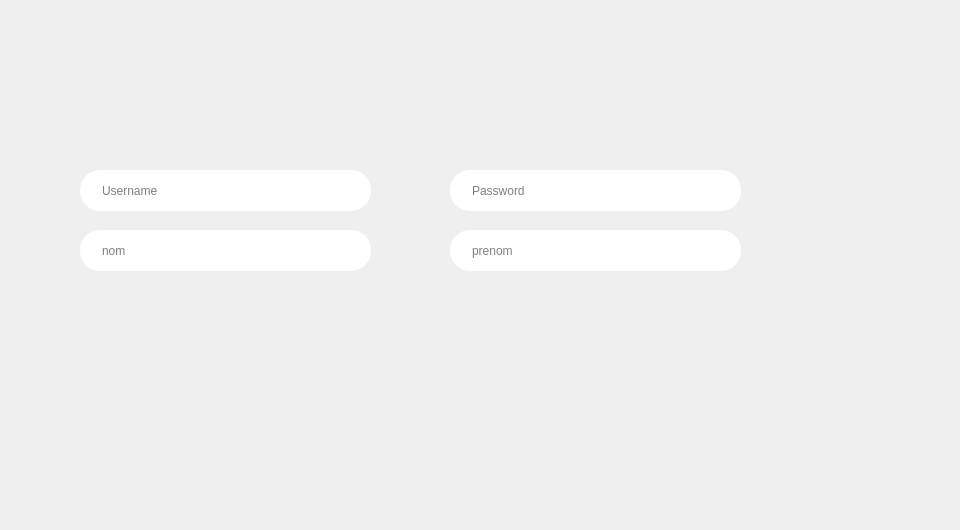
    <widget class="QWidget" name="page_3">
     <widget class="QPushButton" name="backButton">
      <property name="geometry">
       <rect>
        <x>70</x>
        <y>290</y>
        <width>101</width>
        <height>21</height>
       </rect>
      </property>
      <property name="styleSheet">
       <string notr="true">background-color: transparent;
background: none;
border: none;
border-image: url(:/img_mus/return.png);
background-repeat: none;
</string>
      </property>
      <property name="text">
       <string/>
      </property>
     </widget>
     <widget class="QLineEdit" name="usernamesign">
      <property name="geometry">
       <rect>
        <x>80</x>
        <y>170</y>
        <width>291</width>
        <height>41</height>
       </rect>
      </property>
      <property name="palette">
       <palette>
        <active>
         <colorrole role="WindowText">
          <brush brushstyle="SolidPattern">
           <color alpha="255">
            <red>0</red>
            <green>0</green>
            <blue>0</blue>
           </color>
          </brush>
         </colorrole>
         <colorrole role="Button">
          <brush brushstyle="SolidPattern">
           <color alpha="255">
            <red>51</red>
            <green>51</green>
            <blue>51</blue>
           </color>
          </brush>
         </colorrole>
         <colorrole role="Text">
          <brush brushstyle="SolidPattern">
           <color alpha="255">
            <red>0</red>
            <green>0</green>
            <blue>0</blue>
           </color>
          </brush>
         </colorrole>
         <colorrole role="ButtonText">
          <brush brushstyle="SolidPattern">
           <color alpha="255">
            <red>0</red>
            <green>0</green>
            <blue>0</blue>
           </color>
          </brush>
         </colorrole>
         <colorrole role="Base">
          <brush brushstyle="SolidPattern">
           <color alpha="255">
            <red>51</red>
            <green>51</green>
            <blue>51</blue>
           </color>
          </brush>
         </colorrole>
         <colorrole role="Window">
          <brush brushstyle="SolidPattern">
           <color alpha="255">
            <red>51</red>
            <green>51</green>
            <blue>51</blue>
           </color>
          </brush>
         </colorrole>
         <colorrole role="PlaceholderText">
          <brush brushstyle="NoBrush">
           <color alpha="128">
            <red>0</red>
            <green>0</green>
            <blue>0</blue>
           </color>
          </brush>
         </colorrole>
        </active>
        <inactive>
         <colorrole role="WindowText">
          <brush brushstyle="SolidPattern">
           <color alpha="255">
            <red>0</red>
            <green>0</green>
            <blue>0</blue>
           </color>
          </brush>
         </colorrole>
         <colorrole role="Button">
          <brush brushstyle="SolidPattern">
           <color alpha="255">
            <red>51</red>
            <green>51</green>
            <blue>51</blue>
           </color>
          </brush>
         </colorrole>
         <colorrole role="Text">
          <brush brushstyle="SolidPattern">
           <color alpha="255">
            <red>0</red>
            <green>0</green>
            <blue>0</blue>
           </color>
          </brush>
         </colorrole>
         <colorrole role="ButtonText">
          <brush brushstyle="SolidPattern">
           <color alpha="255">
            <red>0</red>
            <green>0</green>
            <blue>0</blue>
           </color>
          </brush>
         </colorrole>
         <colorrole role="Base">
          <brush brushstyle="SolidPattern">
           <color alpha="255">
            <red>51</red>
            <green>51</green>
            <blue>51</blue>
           </color>
          </brush>
         </colorrole>
         <colorrole role="Window">
          <brush brushstyle="SolidPattern">
           <color alpha="255">
            <red>51</red>
            <green>51</green>
            <blue>51</blue>
           </color>
          </brush>
         </colorrole>
         <colorrole role="PlaceholderText">
          <brush brushstyle="NoBrush">
           <color alpha="128">
            <red>0</red>
            <green>0</green>
            <blue>0</blue>
           </color>
          </brush>
         </colorrole>
        </inactive>
        <disabled>
         <colorrole role="WindowText">
          <brush brushstyle="SolidPattern">
           <color alpha="255">
            <red>0</red>
            <green>0</green>
            <blue>0</blue>
           </color>
          </brush>
         </colorrole>
         <colorrole role="Button">
          <brush brushstyle="SolidPattern">
           <color alpha="255">
            <red>51</red>
            <green>51</green>
            <blue>51</blue>
           </color>
          </brush>
         </colorrole>
         <colorrole role="Text">
          <brush brushstyle="SolidPattern">
           <color alpha="255">
            <red>0</red>
            <green>0</green>
            <blue>0</blue>
           </color>
          </brush>
         </colorrole>
         <colorrole role="ButtonText">
          <brush brushstyle="SolidPattern">
           <color alpha="255">
            <red>0</red>
            <green>0</green>
            <blue>0</blue>
           </color>
          </brush>
         </colorrole>
         <colorrole role="Base">
          <brush brushstyle="SolidPattern">
           <color alpha="255">
            <red>51</red>
            <green>51</green>
            <blue>51</blue>
           </color>
          </brush>
         </colorrole>
         <colorrole role="Window">
          <brush brushstyle="SolidPattern">
           <color alpha="255">
            <red>51</red>
            <green>51</green>
            <blue>51</blue>
           </color>
          </brush>
         </colorrole>
         <colorrole role="PlaceholderText">
          <brush brushstyle="NoBrush">
           <color alpha="128">
            <red>0</red>
            <green>0</green>
            <blue>0</blue>
           </color>
          </brush>
         </colorrole>
        </disabled>
       </palette>
      </property>
      <property name="font">
       <font>
        <kerning>true</kerning>
       </font>
      </property>
      <property name="layoutDirection">
       <enum>Qt::LeftToRight</enum>
      </property>
      <property name="styleSheet">
       <string notr="true">padding-left: 20px;
padding-right: 20px;
border-radius: 20px;
color: rgb(0, 0, 0);</string>
      </property>
      <property name="text">
       <string/>
      </property>
      <property name="frame">
       <bool>false</bool>
      </property>
      <property name="cursorPosition">
       <number>0</number>
      </property>
      <property name="placeholderText">
       <string>Username</string>
      </property>
     </widget>
     <widget class="QLineEdit" name="nomsign">
      <property name="geometry">
       <rect>
        <x>80</x>
        <y>230</y>
        <width>291</width>
        <height>41</height>
       </rect>
      </property>
      <property name="palette">
       <palette>
        <active>
         <colorrole role="WindowText">
          <brush brushstyle="SolidPattern">
           <color alpha="255">
            <red>0</red>
            <green>0</green>
            <blue>0</blue>
           </color>
          </brush>
         </colorrole>
         <colorrole role="Button">
          <brush brushstyle="SolidPattern">
           <color alpha="255">
            <red>51</red>
            <green>51</green>
            <blue>51</blue>
           </color>
          </brush>
         </colorrole>
         <colorrole role="Text">
          <brush brushstyle="SolidPattern">
           <color alpha="255">
            <red>0</red>
            <green>0</green>
            <blue>0</blue>
           </color>
          </brush>
         </colorrole>
         <colorrole role="ButtonText">
          <brush brushstyle="SolidPattern">
           <color alpha="255">
            <red>0</red>
            <green>0</green>
            <blue>0</blue>
           </color>
          </brush>
         </colorrole>
         <colorrole role="Base">
          <brush brushstyle="SolidPattern">
           <color alpha="255">
            <red>51</red>
            <green>51</green>
            <blue>51</blue>
           </color>
          </brush>
         </colorrole>
         <colorrole role="Window">
          <brush brushstyle="SolidPattern">
           <color alpha="255">
            <red>51</red>
            <green>51</green>
            <blue>51</blue>
           </color>
          </brush>
         </colorrole>
         <colorrole role="PlaceholderText">
          <brush brushstyle="NoBrush">
           <color alpha="128">
            <red>0</red>
            <green>0</green>
            <blue>0</blue>
           </color>
          </brush>
         </colorrole>
        </active>
        <inactive>
         <colorrole role="WindowText">
          <brush brushstyle="SolidPattern">
           <color alpha="255">
            <red>0</red>
            <green>0</green>
            <blue>0</blue>
           </color>
          </brush>
         </colorrole>
         <colorrole role="Button">
          <brush brushstyle="SolidPattern">
           <color alpha="255">
            <red>51</red>
            <green>51</green>
            <blue>51</blue>
           </color>
          </brush>
         </colorrole>
         <colorrole role="Text">
          <brush brushstyle="SolidPattern">
           <color alpha="255">
            <red>0</red>
            <green>0</green>
            <blue>0</blue>
           </color>
          </brush>
         </colorrole>
         <colorrole role="ButtonText">
          <brush brushstyle="SolidPattern">
           <color alpha="255">
            <red>0</red>
            <green>0</green>
            <blue>0</blue>
           </color>
          </brush>
         </colorrole>
         <colorrole role="Base">
          <brush brushstyle="SolidPattern">
           <color alpha="255">
            <red>51</red>
            <green>51</green>
            <blue>51</blue>
           </color>
          </brush>
         </colorrole>
         <colorrole role="Window">
          <brush brushstyle="SolidPattern">
           <color alpha="255">
            <red>51</red>
            <green>51</green>
            <blue>51</blue>
           </color>
          </brush>
         </colorrole>
         <colorrole role="PlaceholderText">
          <brush brushstyle="NoBrush">
           <color alpha="128">
            <red>0</red>
            <green>0</green>
            <blue>0</blue>
           </color>
          </brush>
         </colorrole>
        </inactive>
        <disabled>
         <colorrole role="WindowText">
          <brush brushstyle="SolidPattern">
           <color alpha="255">
            <red>0</red>
            <green>0</green>
            <blue>0</blue>
           </color>
          </brush>
         </colorrole>
         <colorrole role="Button">
          <brush brushstyle="SolidPattern">
           <color alpha="255">
            <red>51</red>
            <green>51</green>
            <blue>51</blue>
           </color>
          </brush>
         </colorrole>
         <colorrole role="Text">
          <brush brushstyle="SolidPattern">
           <color alpha="255">
            <red>0</red>
            <green>0</green>
            <blue>0</blue>
           </color>
          </brush>
         </colorrole>
         <colorrole role="ButtonText">
          <brush brushstyle="SolidPattern">
           <color alpha="255">
            <red>0</red>
            <green>0</green>
            <blue>0</blue>
           </color>
          </brush>
         </colorrole>
         <colorrole role="Base">
          <brush brushstyle="SolidPattern">
           <color alpha="255">
            <red>51</red>
            <green>51</green>
            <blue>51</blue>
           </color>
          </brush>
         </colorrole>
         <colorrole role="Window">
          <brush brushstyle="SolidPattern">
           <color alpha="255">
            <red>51</red>
            <green>51</green>
            <blue>51</blue>
           </color>
          </brush>
         </colorrole>
         <colorrole role="PlaceholderText">
          <brush brushstyle="NoBrush">
           <color alpha="128">
            <red>0</red>
            <green>0</green>
            <blue>0</blue>
           </color>
          </brush>
         </colorrole>
        </disabled>
       </palette>
      </property>
      <property name="font">
       <font>
        <kerning>true</kerning>
       </font>
      </property>
      <property name="layoutDirection">
       <enum>Qt::LeftToRight</enum>
      </property>
      <property name="styleSheet">
       <string notr="true">padding-left: 20px;
padding-right: 20px;
border-radius: 20px;
color: rgb(0, 0, 0);</string>
      </property>
      <property name="inputMethodHints">
       <set>Qt::ImhNone</set>
      </property>
      <property name="inputMask">
       <string/>
      </property>
      <property name="text">
       <string/>
      </property>
      <property name="frame">
       <bool>false</bool>
      </property>
      <property name="cursorPosition">
       <number>0</number>
      </property>
      <property name="placeholderText">
       <string>nom</string>
      </property>
     </widget>
     <widget class="QPushButton" name="completeRegButton">
      <property name="geometry">
       <rect>
        <x>590</x>
        <y>290</y>
        <width>171</width>
        <height>21</height>
       </rect>
      </property>
      <property name="styleSheet">
       <string notr="true">background-color: transparent;
background: none;
border: none;
background-repeat: none;
border-image: url(:/img_mus/done.png);
</string>
      </property>
      <property name="text">
       <string/>
      </property>
     </widget>
     <widget class="QLineEdit" name="prenomsign">
      <property name="geometry">
       <rect>
        <x>450</x>
        <y>230</y>
        <width>291</width>
        <height>41</height>
       </rect>
      </property>
      <property name="palette">
       <palette>
        <active>
         <colorrole role="WindowText">
          <brush brushstyle="SolidPattern">
           <color alpha="255">
            <red>0</red>
            <green>0</green>
            <blue>0</blue>
           </color>
          </brush>
         </colorrole>
         <colorrole role="Button">
          <brush brushstyle="SolidPattern">
           <color alpha="255">
            <red>51</red>
            <green>51</green>
            <blue>51</blue>
           </color>
          </brush>
         </colorrole>
         <colorrole role="Text">
          <brush brushstyle="SolidPattern">
           <color alpha="255">
            <red>0</red>
            <green>0</green>
            <blue>0</blue>
           </color>
          </brush>
         </colorrole>
         <colorrole role="ButtonText">
          <brush brushstyle="SolidPattern">
           <color alpha="255">
            <red>0</red>
            <green>0</green>
            <blue>0</blue>
           </color>
          </brush>
         </colorrole>
         <colorrole role="Base">
          <brush brushstyle="SolidPattern">
           <color alpha="255">
            <red>51</red>
            <green>51</green>
            <blue>51</blue>
           </color>
          </brush>
         </colorrole>
         <colorrole role="Window">
          <brush brushstyle="SolidPattern">
           <color alpha="255">
            <red>51</red>
            <green>51</green>
            <blue>51</blue>
           </color>
          </brush>
         </colorrole>
         <colorrole role="PlaceholderText">
          <brush brushstyle="NoBrush">
           <color alpha="128">
            <red>0</red>
            <green>0</green>
            <blue>0</blue>
           </color>
          </brush>
         </colorrole>
        </active>
        <inactive>
         <colorrole role="WindowText">
          <brush brushstyle="SolidPattern">
           <color alpha="255">
            <red>0</red>
            <green>0</green>
            <blue>0</blue>
           </color>
          </brush>
         </colorrole>
         <colorrole role="Button">
          <brush brushstyle="SolidPattern">
           <color alpha="255">
            <red>51</red>
            <green>51</green>
            <blue>51</blue>
           </color>
          </brush>
         </colorrole>
         <colorrole role="Text">
          <brush brushstyle="SolidPattern">
           <color alpha="255">
            <red>0</red>
            <green>0</green>
            <blue>0</blue>
           </color>
          </brush>
         </colorrole>
         <colorrole role="ButtonText">
          <brush brushstyle="SolidPattern">
           <color alpha="255">
            <red>0</red>
            <green>0</green>
            <blue>0</blue>
           </color>
          </brush>
         </colorrole>
         <colorrole role="Base">
          <brush brushstyle="SolidPattern">
           <color alpha="255">
            <red>51</red>
            <green>51</green>
            <blue>51</blue>
           </color>
          </brush>
         </colorrole>
         <colorrole role="Window">
          <brush brushstyle="SolidPattern">
           <color alpha="255">
            <red>51</red>
            <green>51</green>
            <blue>51</blue>
           </color>
          </brush>
         </colorrole>
         <colorrole role="PlaceholderText">
          <brush brushstyle="NoBrush">
           <color alpha="128">
            <red>0</red>
            <green>0</green>
            <blue>0</blue>
           </color>
          </brush>
         </colorrole>
        </inactive>
        <disabled>
         <colorrole role="WindowText">
          <brush brushstyle="SolidPattern">
           <color alpha="255">
            <red>0</red>
            <green>0</green>
            <blue>0</blue>
           </color>
          </brush>
         </colorrole>
         <colorrole role="Button">
          <brush brushstyle="SolidPattern">
           <color alpha="255">
            <red>51</red>
            <green>51</green>
            <blue>51</blue>
           </color>
          </brush>
         </colorrole>
         <colorrole role="Text">
          <brush brushstyle="SolidPattern">
           <color alpha="255">
            <red>0</red>
            <green>0</green>
            <blue>0</blue>
           </color>
          </brush>
         </colorrole>
         <colorrole role="ButtonText">
          <brush brushstyle="SolidPattern">
           <color alpha="255">
            <red>0</red>
            <green>0</green>
            <blue>0</blue>
           </color>
          </brush>
         </colorrole>
         <colorrole role="Base">
          <brush brushstyle="SolidPattern">
           <color alpha="255">
            <red>51</red>
            <green>51</green>
            <blue>51</blue>
           </color>
          </brush>
         </colorrole>
         <colorrole role="Window">
          <brush brushstyle="SolidPattern">
           <color alpha="255">
            <red>51</red>
            <green>51</green>
            <blue>51</blue>
           </color>
          </brush>
         </colorrole>
         <colorrole role="PlaceholderText">
          <brush brushstyle="NoBrush">
           <color alpha="128">
            <red>0</red>
            <green>0</green>
            <blue>0</blue>
           </color>
          </brush>
         </colorrole>
        </disabled>
       </palette>
      </property>
      <property name="font">
       <font>
        <kerning>true</kerning>
       </font>
      </property>
      <property name="layoutDirection">
       <enum>Qt::LeftToRight</enum>
      </property>
      <property name="styleSheet">
       <string notr="true">padding-left: 20px;
padding-right: 20px;
border-radius: 20px;
color: rgb(0, 0, 0);</string>
      </property>
      <property name="inputMethodHints">
       <set>Qt::ImhNone</set>
      </property>
      <property name="inputMask">
       <string/>
      </property>
      <property name="text">
       <string/>
      </property>
      <property name="frame">
       <bool>false</bool>
      </property>
      <property name="cursorPosition">
       <number>0</number>
      </property>
      <property name="placeholderText">
       <string>prenom</string>
      </property>
     </widget>
     <widget class="QLineEdit" name="motpasse">
      <property name="geometry">
       <rect>
        <x>450</x>
        <y>170</y>
        <width>291</width>
        <height>41</height>
       </rect>
      </property>
      <property name="palette">
       <palette>
        <active>
         <colorrole role="WindowText">
          <brush brushstyle="SolidPattern">
           <color alpha="255">
            <red>0</red>
            <green>0</green>
            <blue>0</blue>
           </color>
          </brush>
         </colorrole>
         <colorrole role="Button">
          <brush brushstyle="SolidPattern">
           <color alpha="255">
            <red>51</red>
            <green>51</green>
            <blue>51</blue>
           </color>
          </brush>
         </colorrole>
         <colorrole role="Text">
          <brush brushstyle="SolidPattern">
           <color alpha="255">
            <red>0</red>
            <green>0</green>
            <blue>0</blue>
           </color>
          </brush>
         </colorrole>
         <colorrole role="ButtonText">
          <brush brushstyle="SolidPattern">
           <color alpha="255">
            <red>0</red>
            <green>0</green>
            <blue>0</blue>
           </color>
          </brush>
         </colorrole>
         <colorrole role="Base">
          <brush brushstyle="SolidPattern">
           <color alpha="255">
            <red>51</red>
            <green>51</green>
            <blue>51</blue>
           </color>
          </brush>
         </colorrole>
         <colorrole role="Window">
          <brush brushstyle="SolidPattern">
           <color alpha="255">
            <red>51</red>
            <green>51</green>
            <blue>51</blue>
           </color>
          </brush>
         </colorrole>
         <colorrole role="PlaceholderText">
          <brush brushstyle="NoBrush">
           <color alpha="128">
            <red>0</red>
            <green>0</green>
            <blue>0</blue>
           </color>
          </brush>
         </colorrole>
        </active>
        <inactive>
         <colorrole role="WindowText">
          <brush brushstyle="SolidPattern">
           <color alpha="255">
            <red>0</red>
            <green>0</green>
            <blue>0</blue>
           </color>
          </brush>
         </colorrole>
         <colorrole role="Button">
          <brush brushstyle="SolidPattern">
           <color alpha="255">
            <red>51</red>
            <green>51</green>
            <blue>51</blue>
           </color>
          </brush>
         </colorrole>
         <colorrole role="Text">
          <brush brushstyle="SolidPattern">
           <color alpha="255">
            <red>0</red>
            <green>0</green>
            <blue>0</blue>
           </color>
          </brush>
         </colorrole>
         <colorrole role="ButtonText">
          <brush brushstyle="SolidPattern">
           <color alpha="255">
            <red>0</red>
            <green>0</green>
            <blue>0</blue>
           </color>
          </brush>
         </colorrole>
         <colorrole role="Base">
          <brush brushstyle="SolidPattern">
           <color alpha="255">
            <red>51</red>
            <green>51</green>
            <blue>51</blue>
           </color>
          </brush>
         </colorrole>
         <colorrole role="Window">
          <brush brushstyle="SolidPattern">
           <color alpha="255">
            <red>51</red>
            <green>51</green>
            <blue>51</blue>
           </color>
          </brush>
         </colorrole>
         <colorrole role="PlaceholderText">
          <brush brushstyle="NoBrush">
           <color alpha="128">
            <red>0</red>
            <green>0</green>
            <blue>0</blue>
           </color>
          </brush>
         </colorrole>
        </inactive>
        <disabled>
         <colorrole role="WindowText">
          <brush brushstyle="SolidPattern">
           <color alpha="255">
            <red>0</red>
            <green>0</green>
            <blue>0</blue>
           </color>
          </brush>
         </colorrole>
         <colorrole role="Button">
          <brush brushstyle="SolidPattern">
           <color alpha="255">
            <red>51</red>
            <green>51</green>
            <blue>51</blue>
           </color>
          </brush>
         </colorrole>
         <colorrole role="Text">
          <brush brushstyle="SolidPattern">
           <color alpha="255">
            <red>0</red>
            <green>0</green>
            <blue>0</blue>
           </color>
          </brush>
         </colorrole>
         <colorrole role="ButtonText">
          <brush brushstyle="SolidPattern">
           <color alpha="255">
            <red>0</red>
            <green>0</green>
            <blue>0</blue>
           </color>
          </brush>
         </colorrole>
         <colorrole role="Base">
          <brush brushstyle="SolidPattern">
           <color alpha="255">
            <red>51</red>
            <green>51</green>
            <blue>51</blue>
           </color>
          </brush>
         </colorrole>
         <colorrole role="Window">
          <brush brushstyle="SolidPattern">
           <color alpha="255">
            <red>51</red>
            <green>51</green>
            <blue>51</blue>
           </color>
          </brush>
         </colorrole>
         <colorrole role="PlaceholderText">
          <brush brushstyle="NoBrush">
           <color alpha="128">
            <red>0</red>
            <green>0</green>
            <blue>0</blue>
           </color>
          </brush>
         </colorrole>
        </disabled>
       </palette>
      </property>
      <property name="font">
       <font>
        <kerning>true</kerning>
       </font>
      </property>
      <property name="layoutDirection">
       <enum>Qt::LeftToRight</enum>
      </property>
      <property name="styleSheet">
       <string notr="true">padding-left: 20px;
padding-right: 20px;
border-radius: 20px;
color: rgb(0, 0, 0);</string>
      </property>
      <property name="inputMethodHints">
       <set>Qt::ImhNone</set>
      </property>
      <property name="inputMask">
       <string/>
      </property>
      <property name="text">
       <string/>
      </property>
      <property name="frame">
       <bool>false</bool>
      </property>
      <property name="cursorPosition">
       <number>0</number>
      </property>
      <property name="placeholderText">
       <string>Password</string>
      </property>
     </widget>
     <widget class="QLabel" name="label_16">
      <property name="geometry">
       <rect>
        <x>350</x>
        <y>50</y>
        <width>171</width>
        <height>121</height>
       </rect>
      </property>
      <property name="text">
       <string/>
      </property>
      <property name="pixmap">
       <pixmap>../../r-01.png</pixmap>
      </property>
     </widget>
     <widget class="QLabel" name="label_19">
      <property name="geometry">
       <rect>
        <x>-50</x>
        <y>-50</y>
        <width>951</width>
        <height>521</height>
       </rect>
      </property>
      <property name="text">
       <string/>
      </property>
      <property name="pixmap">
       <pixmap resource="image.qrc">:/img_mus/12.png</pixmap>
      </property>
     </widget>
     <zorder>label_19</zorder>
     <zorder>backButton</zorder>
     <zorder>usernamesign</zorder>
     <zorder>nomsign</zorder>
     <zorder>completeRegButton</zorder>
     <zorder>prenomsign</zorder>
     <zorder>motpasse</zorder>
     <zorder>label_16</zorder>
    </widget>
